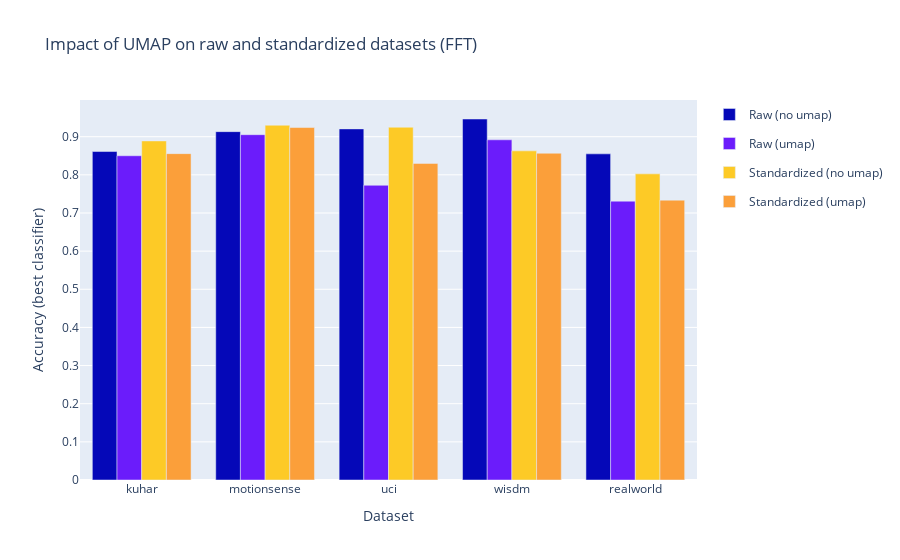

Notebook code cell kept with this figure:
### Markdown cell above
### Pergunta 1.c

### Code cell
experiment_uniq = [c for c in unique_exp_columns if c not in ["train_datasets", "view"]]

df = results.copy()
df = filter_domain_fft_only(df)
df = filter_features_all(df)
df = filter_reducer_over_all(df)
df = filter_scaler_none(df)
df = filter_only_reducer_dataset_equals_train_dataset_or_no_reducer(df)

raw_df = filter_view_raw(df.copy())
standartized_df = filter_view_standardized_balanced(df.copy())

# for view in ["raw_balanced", "standardized_balanced"]:

fig = go.Figure()
xs = datasets
no_umap_ys = []
umap_ys = []
for dset in datasets:
    # Filter raw dsets only
    best_acc = raw_df.loc[(raw_df["train_datasets"] == dset) & (raw_df["umap components"] == 0), "accuracy (mean)"]
    no_umap_ys.append(best_acc.sort_values().iloc[-1])
    
    best_acc = raw_df.loc[(raw_df["train_datasets"] == dset) & (raw_df["umap components"] > 0), "accuracy (mean)"]
    umap_ys.append(best_acc.sort_values().iloc[-1])
    
fig.add_trace(
    go.Bar(
        x=xs,
        y=no_umap_ys,
        name="Raw (no umap)",
        marker=dict(color=px.colors.sequential.Plotly3[0]),
        legendgroup="Raw (no umap)",
    )
)
    
fig.add_trace(
    go.Bar(
        x=xs,
        y=umap_ys,
        name="Raw (umap)",
        marker=dict(color=px.colors.sequential.Plotly3[3]),
        legendgroup="Raw (best umap)",
    )
)

no_umap_ys = []
umap_ys = []
for dset in datasets:
    # Filter raw dsets only
    best_acc = standartized_df.loc[(standartized_df["train_datasets"] == dset) & (standartized_df["umap components"] == 0), "accuracy (mean)"]
    no_umap_ys.append(best_acc.sort_values().iloc[-1])
    
    best_acc = standartized_df.loc[(standartized_df["train_datasets"] == dset) & (standartized_df["umap components"] > 0), "accuracy (mean)"]
    umap_ys.append(best_acc.sort_values().iloc[-1])
    
fig.add_trace(
    go.Bar(
        x=xs,
        y=no_umap_ys,
        name="Standardized (no umap)",
        marker=dict(color=px.colors.sequential.Plasma_r[1]),
        legendgroup="Standardized (no umap)",
    )
)
    
fig.add_trace(
    go.Bar(
        x=xs,
        y=umap_ys,
        name="Standardized (umap)",
        marker=dict(color=px.colors.sequential.Plasma_r[2]),
        legendgroup="Standardized (best umap)",
    )
)

fig.update_layout(
    title="Impact of UMAP on raw and standardized datasets (FFT)",
    xaxis_title="Dataset",
    yaxis_title="Accuracy (best classifier)",
)

fig.show()

### Figure 1 — Plotly figure (JSON) as saved in the notebook; plotly's stock layout.template omitted (floating-point values rounded to 4 significant figures)
{"data": [{"legendgroup": "Raw (no umap)", "marker": {"color": "#0508b8"}, "name": "Raw (no umap)", "type": "bar", "x": ["kuhar", "motionsense", "uci", "wisdm", "realworld"], "y": [0.8611, 0.9133, 0.9204, 0.9464, 0.855]}, {"legendgroup": "Raw (best umap)", "marker": {"color": "#6b1cfb"}, "name": "Raw (umap)", "type": "bar", "x": ["kuhar", "motionsense", "uci", "wisdm", "realworld"], "y": [0.85, 0.9053, 0.7726, 0.8918, 0.731]}, {"legendgroup": "Standardized (no umap)", "marker": {"color": "#fdca26"}, "name": "Standardized (no umap)", "type": "bar", "x": ["kuhar", "motionsense", "uci", "wisdm", "realworld"], "y": [0.8889, 0.93, 0.9248, 0.8629, 0.8025]}, {"legendgroup": "Standardized (best umap)", "marker": {"color": "#fb9f3a"}, "name": "Standardized (umap)", "type": "bar", "x": ["kuhar", "motionsense", "uci", "wisdm", "realworld"], "y": [0.8556, 0.924, 0.83, 0.8566, 0.7336]}], "layout": {"title": {"text": "Impact of UMAP on raw and standardized datasets (FFT)"}, "xaxis": {"title": {"text": "Dataset"}}, "yaxis": {"title": {"text": "Accuracy (best classifier)"}}}}
